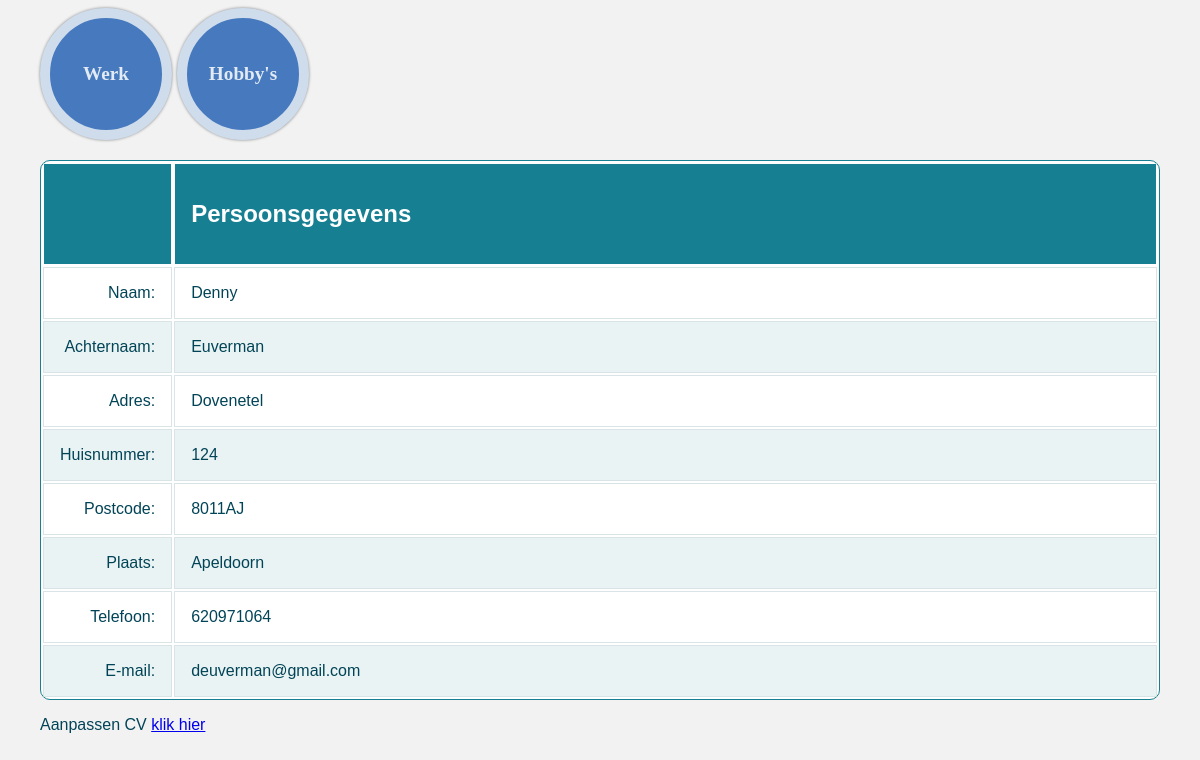
The page / on the database its author committed.
### tables this page shows
CREATE TABLE IF NOT EXISTS `contactgegevens` (
  `ID` int(11) NOT NULL AUTO_INCREMENT,
  `voornaam` varchar(25) NOT NULL,
  `achternaam` varchar(30) NOT NULL,
  `straatnaam` varchar(50) NOT NULL,
  `huisnr` varchar(10) NOT NULL,
  `postcode` varchar(8) NOT NULL,
  `woonplaats` varchar(60) NOT NULL,
  `telnr` int(15) NOT NULL,
  `email` varchar(80) NOT NULL,
  PRIMARY KEY (`ID`),
  KEY `huisnr` (`huisnr`)
);

### index.php (the view, shortened to what this page needs)
<!DOCTYPE html>
<html>
    <head>
        <link rel="stylesheet" type="text/css" href="projectkbs.css">
    </head>
    <body>
        <?php
        require_once('db.php');
        $mysqli->select_db("project");
        echo "<div class='round-button'><div class='round-button-circle'><a href='werkervaring.php' class='round-button'>Werk</a></div></div>";
        echo "<div class='round-button'><div class='round-button-circle'><a href='hobby.php' class='round-button'>Hobby's</a></div></div>";
        $sqlcontact = "SELECT * FROM contactgegevens";
        $contactgegevens = $mysqli->query($sqlcontact);
        echo "<table class='responstable'>";
        echo "<tr><th><h2> </h2></th>";
        echo "<th><h2>Persoonsgegevens</h2></th></tr>";
        if ($contactgegevens != NULL && $contactgegevens->num_rows > 0) {
            while ($cgprinten = $contactgegevens->fetch_assoc()) {
                echo "<tr>";
                echo "<td width='10%' style='text-align: right';>Naam:</td><td>" . $cgprinten["voornaam"] . "</td>";
                echo "</tr>";
                echo "<tr>";
                echo "<td style='text-align: right'>Achternaam:</td><td>" . $cgprinten["achternaam"] . "</td>";
                echo "</tr>";
                echo "<tr>";
                echo "<td style='text-align: right'>Adres:</td><td>" . $cgprinten["straatnaam"] . "</td>";
                echo "</tr>";
                echo "<tr>";
                echo "<td style='text-align: right'>Huisnummer:</td><td>" . $cgprinten["huisnr"] . "</td>";
                echo "</tr>";
                echo "<td style='text-align: right'>Postcode:</td><td>" . $cgprinten["postcode"] . "</td>";
                echo "<tr>";
                echo "<td style='text-align: right'>Plaats:</td><td>" . $cgprinten["woonplaats"] . "</td>";
                echo "</tr>";
                echo "<tr>";
                echo "<td style='text-align: right'>Telefoon:</td><td>" . $cgprinten["telnr"] . "</td>";
                echo "</tr>";
                echo "<tr >";
                echo "<td style='text-align: right'>E-mail:</td><td>" . $cgprinten["email"] . "</td>";
                echo "</tr>";
            }
        } else {
            echo "0 results";
        }
        echo "</table>";
        echo "<p>Aanpassen CV <a href='editcv.php' class='round-button'>klik hier</a></p>";
        ?>
    </body>
</html>

### projectkbs.css (style rules this page uses)
body { padding: 0 2em; font-family: Arial, sans-serif; color: #024457; background: #f2f2f2; }
.round-button { width:10%; display: inline-block; margin-right: 25px; }
.round-button-circle { width: 100%; height:0; padding-bottom: 100%; border-radius: 50%; border:10px solid #cfdcec; overflow:hidden; background: #4679BD; box-shadow: 0 0 3px gray; }
.round-button a { display:block; float:left; width:100%; padding-top:50%; padding-bottom:50%; line-height:1em; margin-top:-0.5em; text-align:center; color:#e2eaf3; font-family:Verdana; font-size:1.2em; font-weight:bold; text-decoration:none; }
.responstable { margin: 1em 0; width: 100%; overflow: hidden; background: #FFF; color: #024457; border-radius: 10px; border: 1px solid #167F92; }
.responstable tr { border: 1px solid #D9E4E6; }
.responstable tr:nth-child(odd) { background-color: #EAF3F3; }
.responstable th { display: none; border: 1px solid #FFF; background-color: #167F92; color: #FFF; padding: 1em; text-align:left; }
.responstable th:first-child { display: table-cell; }
.responstable th:nth-child(2) { display: table-cell; }
.responstable th:nth-child(2):after { content: attr(data-th); }
@media (min-width: 480px) { .responstable th:nth-child(2):after { display: none; } }
.responstable td { display: block; word-wrap: break-word; max-width: 7em; }
.responstable td:first-child { display: table-cell; border-right: 1px solid #D9E4E6; }
@media (min-width: 480px) { .responstable td { border: 1px solid #D9E4E6; } }
.responstable th, .responstable td { text-align: left; margin: .5em 1em; }
@media (min-width: 480px) { .responstable th, .responstable td { display: table-cell; padding: 1em; } }

### rows shown on the page
contactgegevens: voornaam "Denny", achternaam "Euverman", straatnaam "Dovenetel", huisnr "124", postcode "8011AJ", woonplaats "Apeldoorn", telnr "620971064", email "deuverman@gmail.com"
